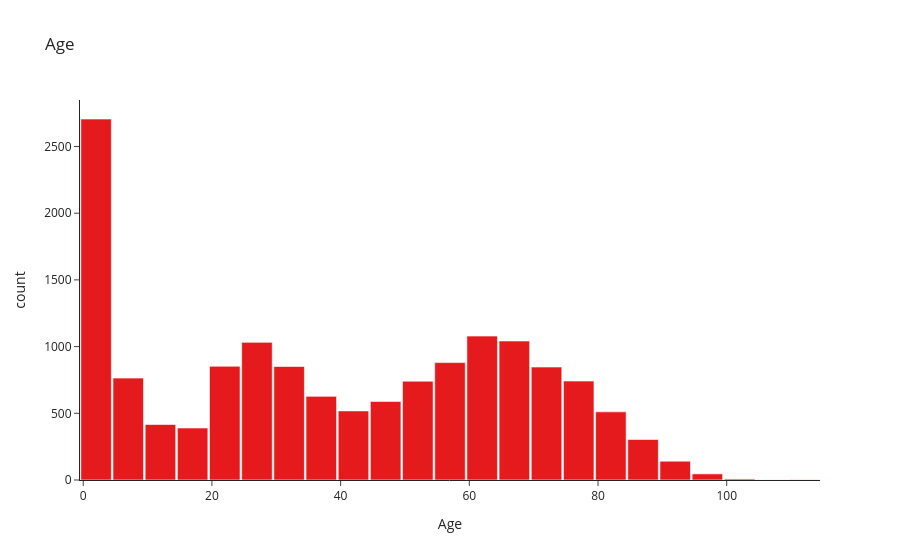

Notebook code for this chart:
### Markdown cell above
## Age

### Code cell
df2 = df.drop_duplicates(subset=['Patient ID'])

fig = px.histogram(
    df2,
    x="Age",
    nbins=30,
    title="Age",
    color_discrete_sequence=px.colors.qualitative.Set1
)

fig.update_layout(
    template="simple_white",
    bargap=0.05,  # optional: small gap between bars
    height=300
)

fig.show()

### Figure 1 — Plotly figure (JSON) as saved in the notebook; plotly's stock layout.template omitted (floating-point values rounded to 4 significant figures; data arrays with more than 128 entries replaced by an {"elided": "..."} marker saying what was removed)
{"data": [{"alignmentgroup": "True", "bingroup": "x", "hovertemplate": "Age=%{x}<br>count=%{y}<extra></extra>", "legendgroup": "", "marker": {"color": "rgb(228,26,28)", "pattern": {"shape": ""}}, "name": "", "nbinsx": 30, "offsetgroup": "", "orientation": "v", "showlegend": false, "type": "histogram", "x": {"elided": "15090 int values"}, "xaxis": "x", "yaxis": "y"}], "layout": {"autosize": true, "bargap": 0.05, "barmode": "relative", "legend": {"tracegroupgap": 0}, "title": {"text": "Age"}, "xaxis": {"anchor": "y", "autorange": true, "domain": [0, 1], "range": [-0.5, 114.5], "title": {"text": "Age"}, "type": "linear"}, "yaxis": {"anchor": "x", "autorange": true, "domain": [0, 1], "range": [0, 2848.0], "title": {"text": "count"}}}}
